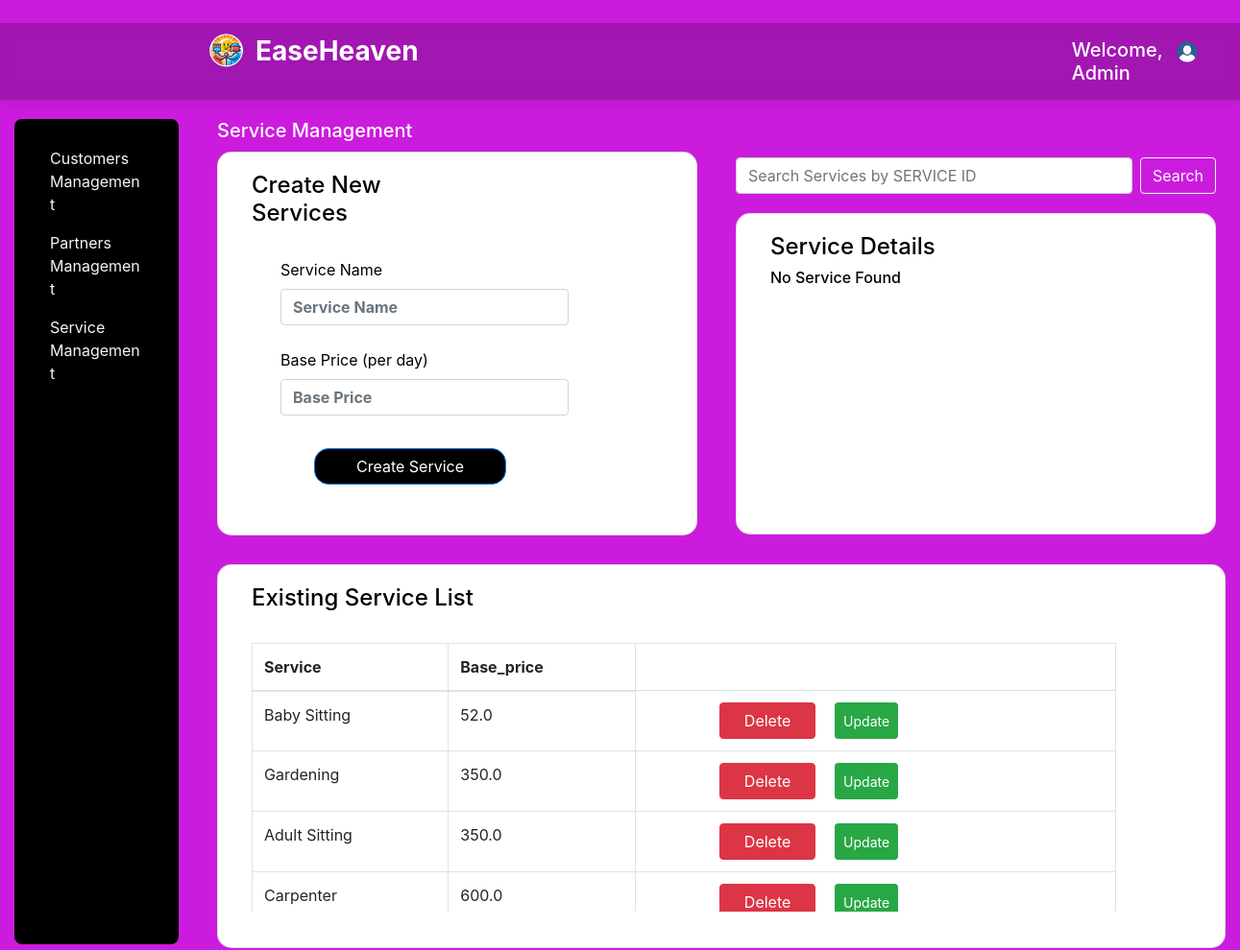
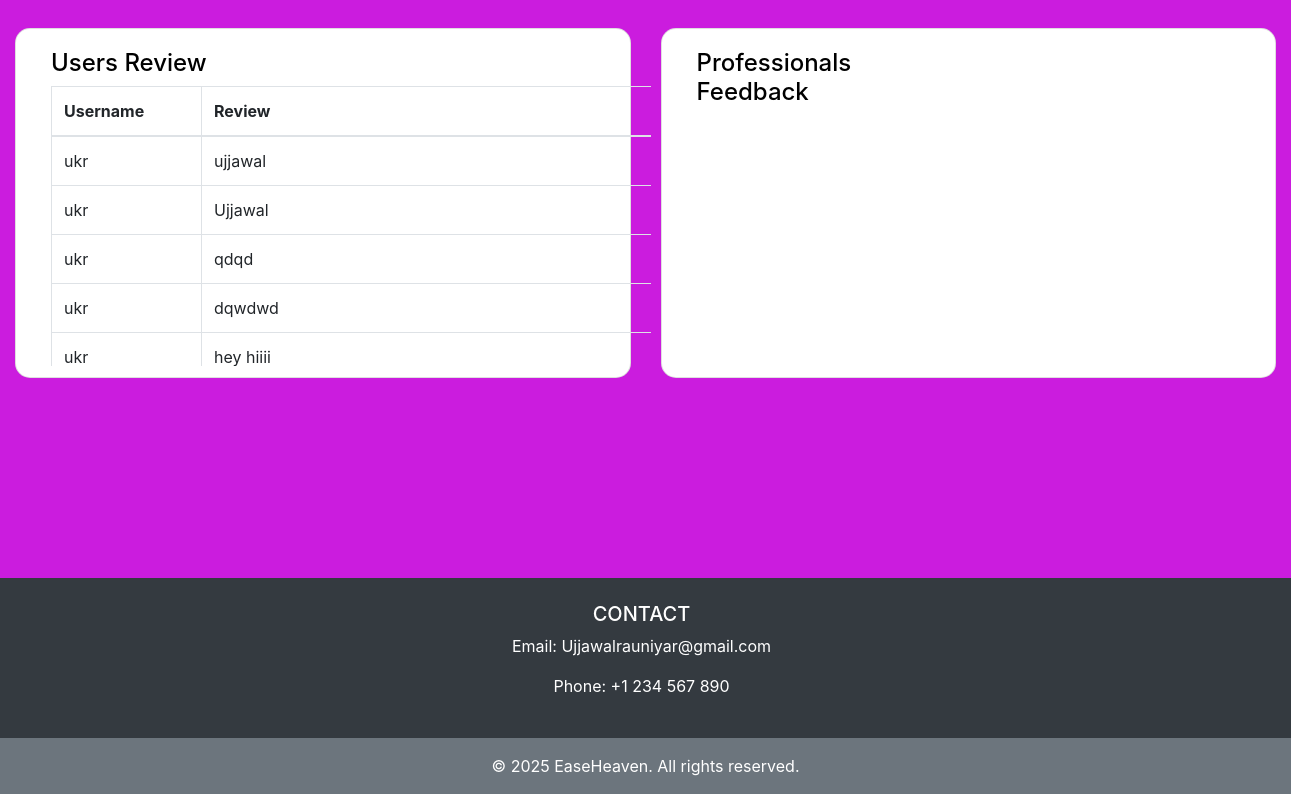
Screenshot of /Show_table (signed in) with the database file from the repository (2 pictures, top to bottom).
### tables this page shows
CREATE TABLE service (
	id INTEGER NOT NULL, 
	name VARCHAR(100) NOT NULL, 
	charges FLOAT NOT NULL, 
	PRIMARY KEY (id), 
	UNIQUE (name)
);

CREATE TABLE review (
	id INTEGER NOT NULL, 
	username VARCHAR(50) NOT NULL, 
	review TEXT NOT NULL, 
	PRIMARY KEY (id)
);

### backend/main.py (the view)
@app.route('/Show_table', methods=['GET' , 'POST'])
def show():
    if 'id' not in session:
        return redirect('/Admin_login')
    db = get_db()
    cursor = db.cursor()
    result = None  # to hold the searched service result
    if request.method == 'POST':
        service_name = request.form.get('service_name')
        cursor.execute("SELECT name, charges FROM service WHERE name = ?", (service_name,))
        result = cursor.fetchone()
    cursor.execute('SELECT name, charges ,id FROM service')
    table1 = cursor.fetchall()
    cursor.execute('SELECT username, review FROM review')
    table2 = cursor.fetchall()
    cursor.execute('SELECT username, review FROM review')
    table3 = cursor.fetchall()
    return render_template('Admin_dash1.html' , table1=table1 ,  result=result , table2=table2, table3=table3)

### backend/main.py (called while the page is built)
def get_db():
    db = getattr(g, '_database',None)
    if db is None:
        db = g._database = sqlite3.connect(Database)
    return db

@app.after_request
def add_header(response):
    response.headers["Cache-Control"] = "no-store, no-cache, must-revalidate, post-check=0, pre-check=0, max-age=0"
    response.headers["Pragma"] = "no-cache"
    response.headers["Expires"] = "0"
    return response

### templates/Admin_dash1.html (shortened to what this page needs)
{% extends "base.html" %}
{% block navbar %}
<div class="container-fluid">
    <div class="ml-auto" style="display: flex; align-items: flex-start; gap: 10px; ">
        <H5 style="color: white; margin-left: 500px; margin-top: 8px;" >Welcome, Admin</H5>
  <div style="position: relative;">
    <img src="{{ url_for('static', filename='91.png') }}" alt="Profile" id="profile-icon" width="30" height="24" class="d-inline-block align-text-top" style="margin-top: 8px; cursor: pointer;">
  </div>
</div>
</div>
{% endblock %}
{% block content %}
        <div class="side_card" style="display: flex; gap: 40px; align-items: flex-start;">
  <div class="card" style="height: 860px; width: 250px; border-radius: 8px; background-color: black; padding: 20px;">
    <a class="nav-link" style="color:whitesmoke; display: block;" href="/Customers_management">Customers Management</a>
    <a class="nav-link" style="color:whitesmoke; display: block;" href="/Partner_Management">Partners Management</a>
    <a class="nav-link" style="color:whitesmoke; display: block;" href="/Service_Management">Service Management</a>
  </div>
  <div style="display: flex; flex-direction: column; gap: 30px;">
    <div style="display: flex; gap: 40px;">
      <div>
        <h5 style="margin-bottom: 10px; color: white;">Service Management</h5>
        <div class="card" style="height: 400px; width: 500px; border-radius: 15px; background-color: white;">
          <div class="mb-3" style="width: 250px; margin-left: 25px; margin-top: 20px;">
            <form action="{{ url_for('service') }}" method="post">
            <h4 style="color: black; margin-left: 10px;">Create New Services</h4>
            <br>
            <label for="username" class="form-label" style="margin-left: 40px; color: black;">Service Name</label>
            <input type="text" class="form-control" id="username" placeholder="Service Name" name="service" style="width: 300px; margin-left: 40px; font-weight: bold;"><br>
            <label for="price" class="form-label" style="margin-left: 40px; color: black;">Base Price (per day)</label>
            <input type="text" class="form-control" id="price" placeholder="Base Price" name="price" style="width: 300px; margin-left: 40px; font-weight: bold;"><br>
            <button type="submit" class="btn btn-primary" style="margin-top: 10px; width: 200px; margin-left: 75px; border-radius: 15px; background-color: black; color: white;">Create Service</button>
          </form>
          </div>
        </div>
      </div>
      <div>
        <form class="d-flex" role="search" style="margin-top: 40px; width: 500px;" action="/Show_table" method="post" >
          <input class="form-control mr-2" name="service_name" type="search" placeholder="Search Services by SERVICE ID" aria-label="Search Services by SERVICE ID">
          <button class="btn btn-outline-light" type="submit">Search</button>
        </form>
        <div class="card" style="height: 335px; width: 500px; border-radius: 15px; background-color: white; margin-top: 20px;">
          <div class="mb-3" style="width: 250px; margin-left: 25px; margin-top: 20px;">
            <h4 style="color: black; margin-left: 10px;">Service Details</h4>
            {% if result %}
            <h6 style="color: black; margin-left: 10px;">Name :- {{ result[0] }} </h6>
            <h6 style="color: black; margin-left: 10px;">Base Price :- ${{ result[1] }} </h6>
            <br>
            {% else %}
            <h6 style="color: black; margin-left: 10px;">No Service Found</h6>
            {% endif %}
          </div>
        </div>
      </div>
    </div>
    <div class="card" style="height: 400px; width: 1050px; border-radius: 15px; background-color: white;">
      <div class="mb-3" style="width: 250px; margin-left: 25px; margin-top: 20px;">
        <h4 style="color: black; margin-left: 10px;">Existing Service List</h4>
        <br>
        <div style="overflow-y: auto; height: 280px; width: 1000px; margin-left: 10px;">
        <table class="table table-bordered" style="width: 900px;">
      <thead>
        <tr>
          <th>Service</th>
          <th>Base_price</th>
        </tr>
      </thead>
      <tbody>
        {% for user1 in table1 %}
        <tr>
          <td>{{ user1[0] }}</td>
          <td>{{ user1[1] }}</td>
          <td>
          <div style="display: flex; align-items: flex-start;">
             <form method="POST" action="{{ url_for('delete', service_id=user1[2]) }}">
             <button class="btn btn-danger" style="width: 100px; margin-left: 75px;" >Delete</button>
             </form>
              <form method="POST" action="/update_service/{{ user1[2] }}" id="form-{{ user1[2] }}">
              <button  style="margin-left: 20px; height: 38px;"   type="button" class="btn btn-success btn-sm"onclick="editservice({{ user1[2] }}, '{{ user1[0] }}', {{ user1[1] }})">
                 Update
              </button>
              </form>
          </div>
          </td>
        </tr>
        {% endfor %}
      </tbody>
    </table>
    </div>
    </div>
    </div>
    </div>
</div>
    <div style="display: flex; gap: 30px; margin-top: 30px;">
    <div class="card" style="height: 350px; width: 700px; border-radius: 15px; background-color: white; align-items: flex-start;">
      <div class="mb-3" style="width: 250px; margin-left: 25px; margin-top: 20px;">
        <h4 style="color: black; margin-left: 10px;">Users Review</h4>
        <div style="overflow-y: auto; height: 280px; width: 600px; margin-left: 10px;">
        <table class="table table-bordered" style="width: 650px;">
      <thead>
        <tr>
          <th style="width: 150px;">Username</th>
          <th style="width: 300;">Review</th>
        </tr>
      </thead>
      <tbody>
        {% for user1 in table2 %}
        <tr>
          <td>{{ user1[0] }}</td>
          <td>{{ user1[1] }}</td>
        </tr>
        {% endfor %}
      </tbody>
    </table>
    </div>
      </div>
    </div>
<div class="card" style="height: 350px; width: 700px; border-radius: 15px; background-color: white; align-items: flex-start;">
      <div class="mb-3" style="width: 250px; margin-left: 25px; margin-top: 20px;">
        <h4 style="color: black; margin-left: 10px;">Professionals Feedback</h4>
      </div>
    </div>
</div>
{% endblock %}

### rows the page displays
service: name "Baby Sitting", charges "52.0"
service: name "Gardening", charges "350.0"
service: name "Adult Sitting", charges "350.0"
service: name "Carpenter", charges "600.0"
review: username "ukr", review "ujjawal"
review: username "ukr", review "Ujjawal"
review: username "ukr", review "qdqd"
review: username "ukr", review "dqwdwd"
review: username "ukr", review "hey hiiii"
